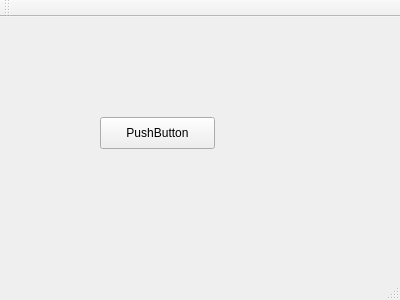
<?xml version="1.0" encoding="UTF-8"?>
<ui version="4.0">
 <class>MainWindow</class>
 <widget class="QMainWindow" name="MainWindow">
  <property name="geometry">
   <rect>
    <x>0</x>
    <y>0</y>
    <width>400</width>
    <height>300</height>
   </rect>
  </property>
  <property name="windowTitle">
   <string>MainWindow</string>
  </property>
  <widget class="QWidget" name="centralWidget">
   <widget class="QPushButton" name="pushButton">
    <property name="geometry">
     <rect>
      <x>100</x>
      <y>100</y>
      <width>115</width>
      <height>32</height>
     </rect>
    </property>
    <property name="text">
     <string>PushButton</string>
    </property>
   </widget>
  </widget>
  <widget class="QMenuBar" name="menuBar">
   <property name="geometry">
    <rect>
     <x>0</x>
     <y>0</y>
     <width>400</width>
     <height>22</height>
    </rect>
   </property>
  </widget>
  <widget class="QToolBar" name="mainToolBar">
   <attribute name="toolBarArea">
    <enum>TopToolBarArea</enum>
   </attribute>
   <attribute name="toolBarBreak">
    <bool>false</bool>
   </attribute>
  </widget>
  <widget class="QStatusBar" name="statusBar"/>
 </widget>
 <layoutdefault spacing="6" margin="11"/>
 <resources/>
 <connections/>
</ui>
